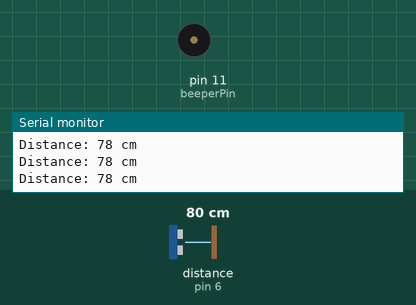
Bench run of a sketch on a simulated Arduino Uno, built with avr-gcc and run on an emulated ATmega328P. On the bench: buzzer (waves = sounding), the last lines printed to the serial monitor. Wiring (inferred from the names in the program): ultrasonic range finder: trigger pin 7; echo pin 6. The inputs (shaded band) are chosen by the test bench; at power-on: distance to the obstacle (sensor on pin 6) 80 cm. The echo pulse lasts 58.3 µs per cm.

Above: at 1.2 s.
1.3 s: distance to the obstacle (sensor on pin 6) set to 96 cm
4.3 s: distance to the obstacle (sensor on pin 6) set to 106 cm
At 4.9 s:
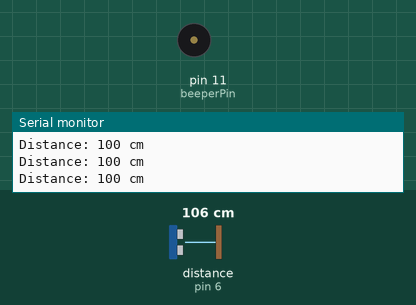
5.8 s: distance to the obstacle (sensor on pin 6) set to 2 cm
At 8.7 s:
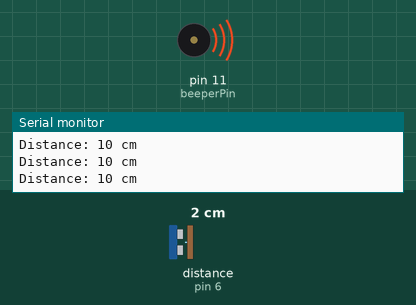
8.8 s: distance to the obstacle (sensor on pin 6) set to 120 cm
At 9.3 s:
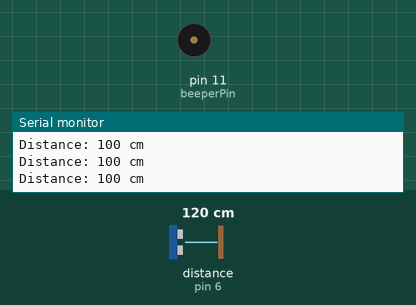
Timing chart, 0 to 11.3 s (numbered marks = the images above; inputs shaded):
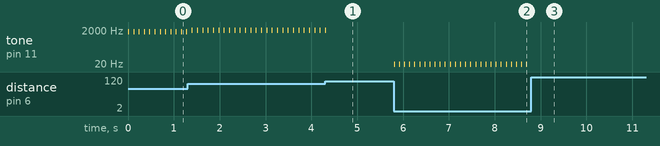

The sketch:

TouchGrassbox.ino
```cpp
const int trigPin = 7;  // Trigger pin
const int echoPin = 6; // Echo pin

const int beeperPin = 11;

const int maxDistance = 100;

const int minDistance = 10;

const int minFrequency = 200;   // the further away, the lower the frequency
const int maxFrequency = 2000;  // the closer it is, the higher the frequency
long duration;
int distance;

void setup() {
  Serial.begin(9600);
  pinMode(trigPin, OUTPUT);
  pinMode(echoPin, INPUT);
  pinMode(beeperPin, OUTPUT);
}

void loop() {
  digitalWrite(trigPin, LOW);
  delayMicroseconds(2);
  digitalWrite(trigPin, HIGH);
  delayMicroseconds(10);
  digitalWrite(trigPin, LOW);

  duration = pulseIn(echoPin, HIGH);

  distance = duration * 0.034 / 2;

  int frequency = map(distance, minDistance, maxDistance, minFrequency, maxFrequency);

  distance = constrain(distance, minDistance, maxDistance);

  Serial.print("Distance: ");
  Serial.print(distance);
  Serial.println(" cm");

  if (distance != 100) {
    tone(beeperPin, frequency); // Send frequency sound signal
    delay(10);                  // Delay for 10ms
    noTone(beeperPin);          // Stop sound
  }

  delay(100); // Wait for 0.1 second before the next measurement
}
```

Measured:
- the behaviour switches between 101 and 102 cm on distance to the obstacle (sensor on pin 6) (found by bisection; images 0 and 1)
- after the input at 4.3 s, tone on pin 11 (beeperPin): goes on until 4.3 s, then stays silent
- after the input at 5.8 s, tone on pin 11 (beeperPin): alternates 20 Hz for 0.01 s and silent for 0.10 s, starting at once
- after the input at 8.8 s, tone on pin 11 (beeperPin): stops changing and stays silent
- by itself, tone on pin 11 (beeperPin): alternates 1880 Hz for 0.01 s and silent for 0.11 s
